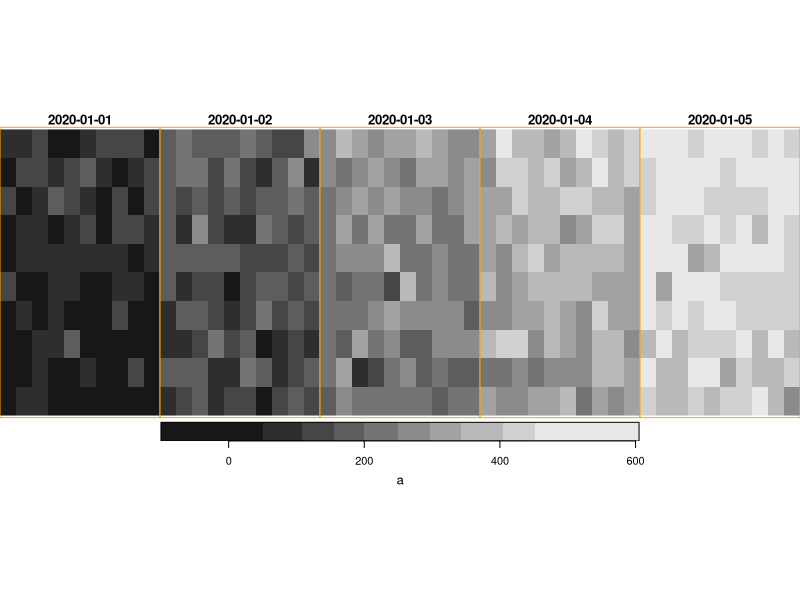
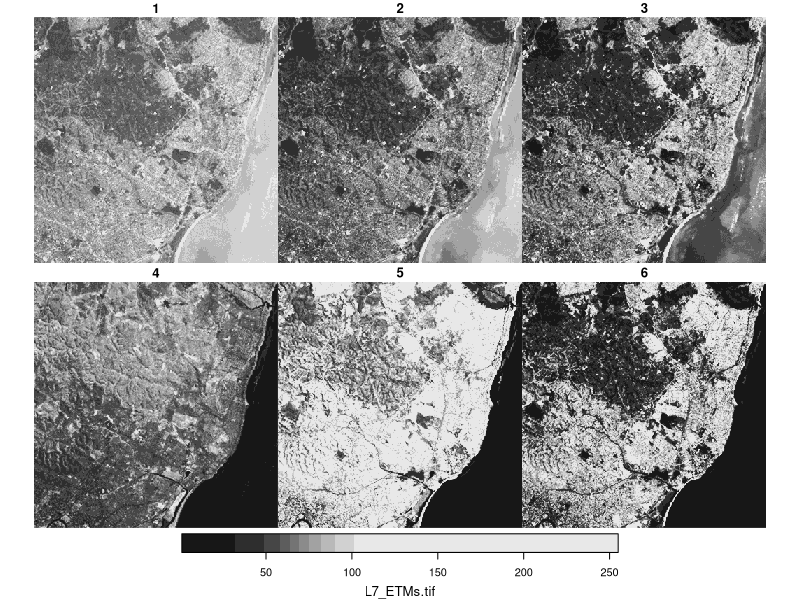

Reproduce these figures in R, in order. (Note: this script raises an error after producing the figures.)
## ---- chunk 1
v = 1:24
class(v)
dim(v) # NULL: does not exist yet
dim(v) = c(6, 4)
attr(v, "dim")
dim(v)
class(v)
v
## ---- chunk 2
m = matrix(1:24, nrow = 6, ncol = 4, byrow = TRUE)
m
## ---- chunk 3
dim(v) = c(4, 6)
v2 = t(v)
v2
## ---- chunk 4
as.vector(v)
as.vector(v2)
## ---- chunk 5
a = array(1:24, dim = c(2, 3, 4))
a
a[2,2,2]
## ---- chunk 6
row = 2
col = 3
nrow = 6
index = (col - 1) * nrow + row
index
v[index]
v[row, col]
## ---- chunk 7
dim1 = 2
dim2 = 3
dim3 = 4
i = 2
j = 2
k = 2
index = (k - 1) * (dim1 * dim2) + (j - 1) * dim1 + i
index
a[index]
a[i, j, k]
## ---- chunk 8
df = data.frame(a = 1:3, b = c("x", "y", "z"), c = Sys.Date() + 1:3)
df
as.matrix(df) # converts to character matrix
df2 = data.frame(a = 1:3, b = 4:6, c = c(TRUE, FALSE, NA))
as.matrix(df2) # converts to numeric matrix
## ---- chunk 9
a1 = array(1:24, dim = c(2, 3, 4))
a2 = array(24:1, dim = c(2, 3, 4))
a_sum = a1 + a2
a_sum
a_prod = a1 * a2
a_prod
a_prod[1,1,1] # 1 * 24
a_prod[2,3,4] # 12 * 13
a1 + 10 # adds 10 to each element
a1 * 2 # multiplies each element by 2
a1 / 2 # divides each element by 2
a1 - 2 # subtracts 2 from each element
a1 ^ 2 # squares each element
a1 %% 2 # modulus of each element
a1 %/% 2 # integer division of each element
a1 > 12 # logical array
a1[a1 > 12] # extracts elements greater than 12
mean(a1) # mean of all elements
sd(a1) # standard deviation of all elements
sum(a1) # sum of all elements
range(a1) # range of all elements
dim(a1) # dimensions of the array
length(a1) # total number of elements
str(a1) # structure of the array
summary(a1) # summary of the array
table(a1) # frequency table of the elements
apply(a1, 1, mean) # mean of each row (1st dimension)
apply(a1, 2, mean) # mean of each column (2nd dimension)
apply(a1, 3, mean) # mean of each slice (3rd dimension)
apply(a1, c(1,2), mean) # mean of each row-column combination (1st and 2nd dimensions)
apply(a1, c(1,3), mean) # mean of each row-slice combination (1st and 3rd dimensions)
apply(a1, c(2,3), mean) # mean of each column-slice combination (2nd and 3rd dimensions)
rowSums(a1) # sum of each row
colSums(a1) # sum of each column
sliceSums = function(x) apply(x, 3, sum); sliceSums(a1) # sum of each slice
rowMeans(a1) # mean of each row
colMeans(a1) # mean of each column
sliceMeans = function(x) apply(x, 3, mean); sliceMeans(a1) # mean of each slice
a1[,,1] # first slice
a1[,,2] # second slice
a1[,,3] # third slice
a1[,,4] # fourth slice
a1[1,,] # first row across all slices
a1[2,,] # second row across all slices
a1[,1,] # first column across all slices
a1[,2,] # second column across all slices
a1[,3,] # third column across all slices
a1[1,1,] # first row, first column across all slices
a1[2,3,] # second row, third column across all slices
a1[1,,1] # first row across first slice
a1[2,,4] # second row across fourth slice
a1[,1,1] # first column across first slice
a1[,3,4] # third column across fourth slice
## ---- chunk 10
library(stars)
# create a 3D array with dimensions (x, y, time)
data = array(1:(10*10*5) + rnorm(500)*50, dim = c(x = 10, y = 10, time = 5))
# create a stars object
raster_cube = st_as_stars(list(a = data))
raster_cube
raster_cube |>
  st_set_dimensions("x", values = 1:10, xy = c("x", "y")) |>
  st_set_dimensions("y", values = 51:60) |>
  st_set_dimensions("time", values = as.Date("2020-01-01") + 0:4) |> 
  st_set_crs(st_crs("OGC:CRS84")) -> raster_cube
raster_cube
# plot the first time slice
plot(raster_cube, box_col = 'orange')
## ---- chunk 11
tif <- system.file("tif/L7_ETMs.tif", package = "stars")
library(stars)
(r <- read_stars(tif))
## ---- chunk 12
plot(r)
## ---- chunk 13
set.seed(12321)
library(sf)
library(stars)
# install.packages("PCICt", repos = "https://cran.uni-muenster.de/pebesma")
nc = system.file("nc/tos_O1_2001-2002.nc", package = "stars")
r = read_mdim(nc)
pts = st_sample(st_bbox(r), 20)
(e = st_extract(r, pts))
library(xts)
plot(as.xts(as.POSIXct(e)))
